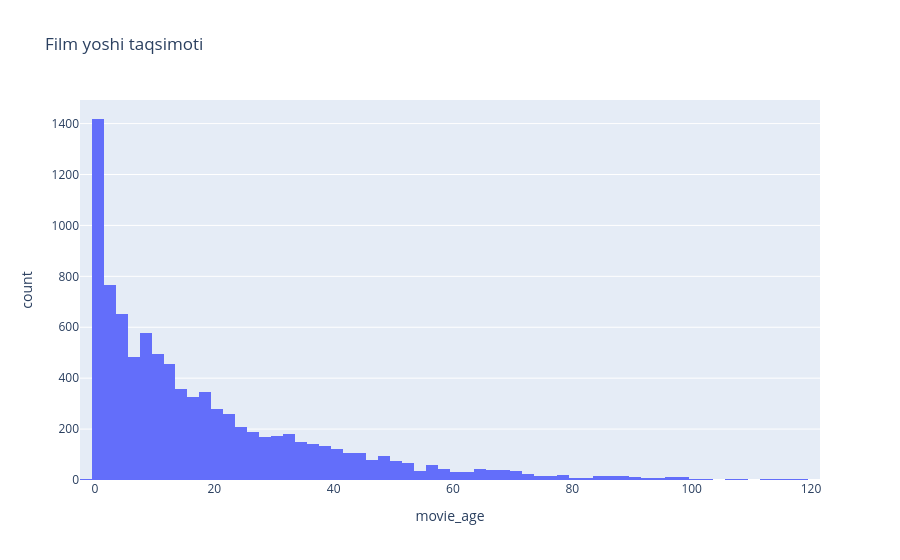

Notebook cell for this chart:
### Markdown cell above
# 5. movie_age taqsimoti

### Code cell
fig = px.histogram(
    df_fe,
    x="movie_age",
    title = "Film yoshi taqsimoti"
)
fig.show()
fig.write_image(
    "../results/figures/feature_engineered/movie_age_dist.png"
)

### Figure 1 — Plotly figure (JSON) as saved in the notebook; plotly's stock layout.template omitted (floating-point values rounded to 4 significant figures; data arrays with more than 128 entries replaced by an {"elided": "..."} marker saying what was removed)
{"data": [{"bingroup": "x", "hovertemplate": "movie_age=%{x}<br>count=%{y}<extra></extra>", "legendgroup": "", "marker": {"color": "#636efa", "pattern": {"shape": ""}}, "name": "", "orientation": "v", "showlegend": false, "type": "histogram", "x": {"elided": "8977 int values"}, "xaxis": "x", "yaxis": "y"}], "layout": {"barmode": "relative", "legend": {"tracegroupgap": 0}, "title": {"text": "Film yoshi taqsimoti"}, "xaxis": {"anchor": "y", "domain": [0, 1], "title": {"text": "movie_age"}}, "yaxis": {"anchor": "x", "domain": [0, 1], "title": {"text": "count"}}}}
